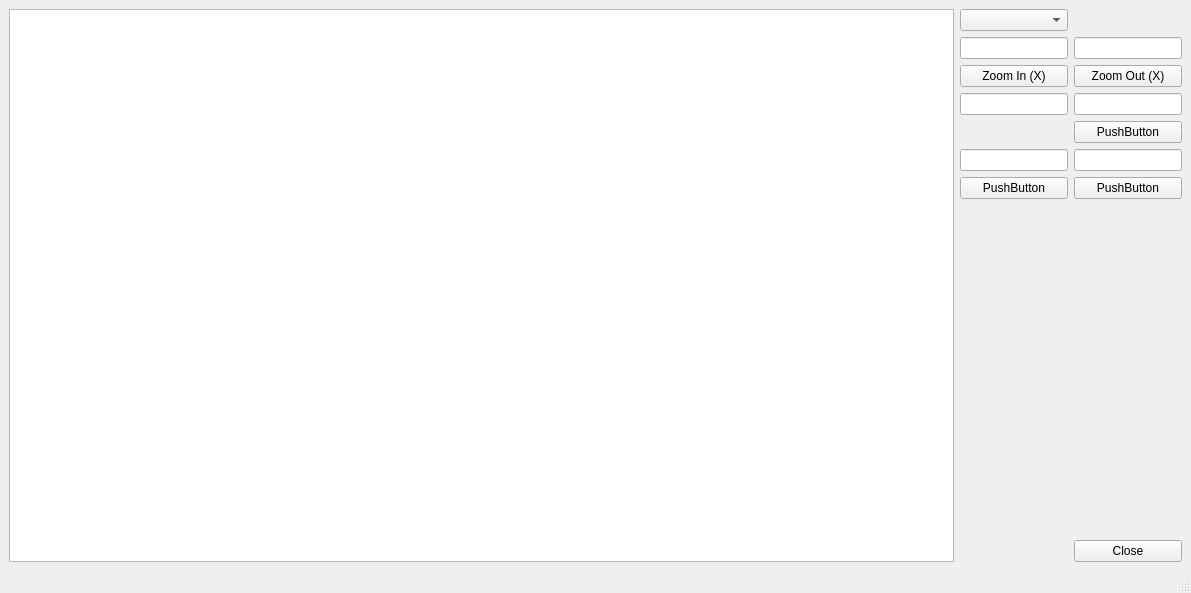
<?xml version="1.0" encoding="UTF-8"?>
<ui version="4.0">
 <class>MainWindow</class>
 <widget class="QMainWindow" name="MainWindow">
  <property name="geometry">
   <rect>
    <x>0</x>
    <y>0</y>
    <width>1191</width>
    <height>593</height>
   </rect>
  </property>
  <property name="windowTitle">
   <string>MainWindow</string>
  </property>
  <widget class="QWidget" name="centralwidget">
   <layout class="QGridLayout" name="gridLayout">
    <item row="0" column="0">
     <layout class="QHBoxLayout" name="horizontalLayout">
      <item>
       <widget class="MplPlot3dCanvas" name="graphicsView"/>
      </item>
      <item>
       <layout class="QGridLayout" name="gridLayout_2">
        <item row="4" column="3">
         <widget class="QPushButton" name="pushButton_3">
          <property name="text">
           <string>PushButton</string>
          </property>
         </widget>
        </item>
        <item row="1" column="2">
         <widget class="QLineEdit" name="lineEdit_">
          <property name="sizePolicy">
           <sizepolicy hsizetype="Preferred" vsizetype="Fixed">
            <horstretch>0</horstretch>
            <verstretch>0</verstretch>
           </sizepolicy>
          </property>
         </widget>
        </item>
        <item row="3" column="3">
         <widget class="QLineEdit" name="lineEdit_4">
          <property name="sizePolicy">
           <sizepolicy hsizetype="Preferred" vsizetype="Fixed">
            <horstretch>0</horstretch>
            <verstretch>0</verstretch>
           </sizepolicy>
          </property>
         </widget>
        </item>
        <item row="6" column="3">
         <widget class="QPushButton" name="pushButton_2">
          <property name="text">
           <string>PushButton</string>
          </property>
         </widget>
        </item>
        <item row="5" column="2">
         <widget class="QLineEdit" name="lineEdit_5">
          <property name="sizePolicy">
           <sizepolicy hsizetype="Preferred" vsizetype="Fixed">
            <horstretch>0</horstretch>
            <verstretch>0</verstretch>
           </sizepolicy>
          </property>
         </widget>
        </item>
        <item row="1" column="3">
         <widget class="QLineEdit" name="lineEdit_2">
          <property name="sizePolicy">
           <sizepolicy hsizetype="Preferred" vsizetype="Fixed">
            <horstretch>0</horstretch>
            <verstretch>0</verstretch>
           </sizepolicy>
          </property>
         </widget>
        </item>
        <item row="8" column="3">
         <widget class="QPushButton" name="pushButton_quit">
          <property name="text">
           <string>Close</string>
          </property>
         </widget>
        </item>
        <item row="7" column="3">
         <spacer name="verticalSpacer">
          <property name="orientation">
           <enum>Qt::Vertical</enum>
          </property>
          <property name="sizeHint" stdset="0">
           <size>
            <width>20</width>
            <height>40</height>
           </size>
          </property>
         </spacer>
        </item>
        <item row="3" column="2">
         <widget class="QLineEdit" name="lineEdit_3">
          <property name="sizePolicy">
           <sizepolicy hsizetype="Preferred" vsizetype="Fixed">
            <horstretch>0</horstretch>
            <verstretch>0</verstretch>
           </sizepolicy>
          </property>
         </widget>
        </item>
        <item row="2" column="3">
         <widget class="QPushButton" name="pushButton_5">
          <property name="text">
           <string>Zoom Out (X)</string>
          </property>
         </widget>
        </item>
        <item row="2" column="2">
         <widget class="QPushButton" name="pushButton_6">
          <property name="text">
           <string>Zoom In (X)</string>
          </property>
         </widget>
        </item>
        <item row="5" column="3">
         <widget class="QLineEdit" name="lineEdit_6">
          <property name="sizePolicy">
           <sizepolicy hsizetype="Preferred" vsizetype="Fixed">
            <horstretch>0</horstretch>
            <verstretch>0</verstretch>
           </sizepolicy>
          </property>
         </widget>
        </item>
        <item row="6" column="2">
         <widget class="QPushButton" name="pushButton">
          <property name="text">
           <string>PushButton</string>
          </property>
         </widget>
        </item>
        <item row="0" column="2">
         <widget class="QComboBox" name="comboBox_scans"/>
        </item>
       </layout>
      </item>
     </layout>
    </item>
   </layout>
  </widget>
  <widget class="QMenuBar" name="menubar">
   <property name="geometry">
    <rect>
     <x>0</x>
     <y>0</y>
     <width>1191</width>
     <height>22</height>
    </rect>
   </property>
  </widget>
  <widget class="QStatusBar" name="statusbar"/>
 </widget>
 <customwidgets>
  <customwidget>
   <class>MplPlot3dCanvas</class>
   <extends>QGraphicsView</extends>
   <header>mplgraphicsview3d.h</header>
  </customwidget>
 </customwidgets>
 <resources/>
 <connections/>
</ui>
